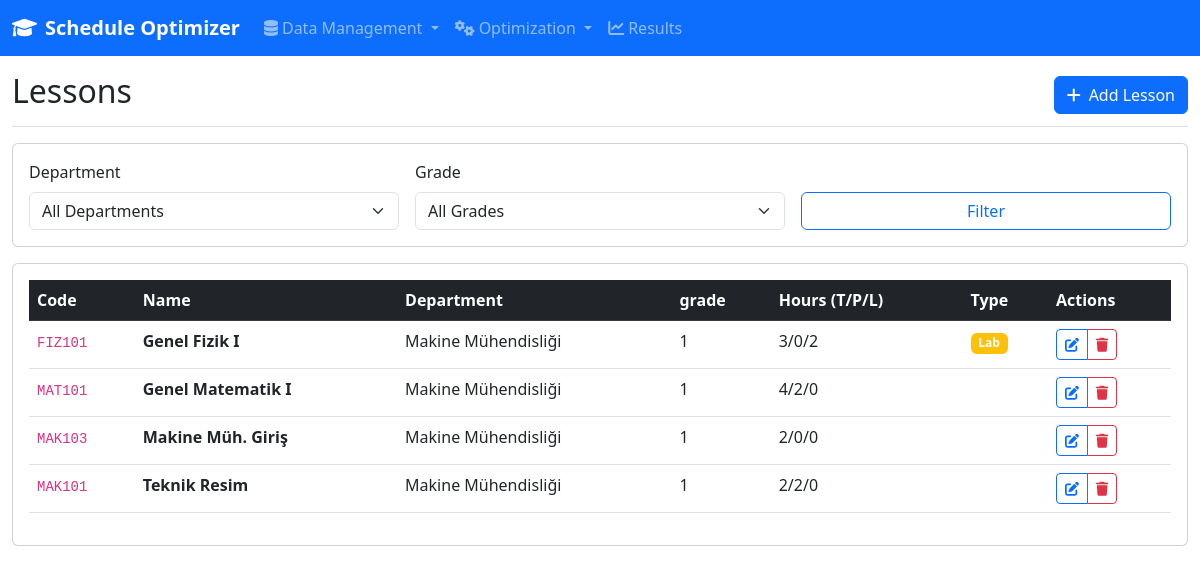
Page /data/lessons on the committed database.
### models/database.py (models this page shows, shortened)
class Lesson(db.Model):
    __tablename__ = 'lessons'
    id = db.Column(db.Integer, primary_key=True)
    name = db.Column(db.String(200), nullable=False)
    code = db.Column(db.String(50), nullable=False)
    department_id = db.Column(db.Integer, db.ForeignKey('departments.id'), nullable=False)
    grade = db.Column(db.Integer, nullable=False)
    semester = db.Column(db.Integer, nullable=False, default=1)  # 1=Güz, 2=Bahar
    theory_hours = db.Column(db.Integer, nullable=False, default=0)
    practice_hours = db.Column(db.Integer, nullable=False, default=0)
    lab_hours = db.Column(db.Integer, nullable=False, default=0)
    akts = db.Column(db.Integer, nullable=False, default=0)  # AKTS kredisi
    local_credit = db.Column(db.Float, nullable=False, default=0)  # Yerel kredi
    student_capacity = db.Column(db.Integer, nullable=False, default=40)
    min_capacity = db.Column(db.Integer, nullable=False, default=5)  # Minimum açılacak öğrenci sayısı
    is_online = db.Column(db.Boolean, nullable=False, default=False)
    requires_lab = db.Column(db.Boolean, nullable=False, default=False)
    requires_computer = db.Column(db.Boolean, nullable=False, default=False)
    requires_projector = db.Column(db.Boolean, nullable=False, default=True)
    is_elective = db.Column(db.Boolean, nullable=False, default=False)  # Seçmeli ders mi?
    prerequisite_ids = db.Column(JSON, nullable=True)  # Önkoşul ders ID'leri
    language = db.Column(db.String(20), nullable=False, default='Turkish')  # Ders dili
    difficulty = db.Column(db.Integer, nullable=False, default=3) # 1-5 (Kolay-Zor)
    exam_type = db.Column(db.String(50), nullable=True)  # Final, Vize+Final, Proje vb.
    is_active = db.Column(db.Boolean, nullable=False, default=True)
    created_at = db.Column(db.DateTime, default=datetime.utcnow)
    updated_at = db.Column(db.DateTime, default=datetime.utcnow, onupdate=datetime.utcnow)

class Department(db.Model):
    __tablename__ = 'departments'
    id = db.Column(db.Integer, primary_key=True)
    name = db.Column(db.String(200), nullable=False, unique=True)
    code = db.Column(db.String(10), nullable=False, unique=True)  # Bölüm kodu (CS, EE, etc.)
    num_grades = db.Column(db.Integer, nullable=False)
    head_of_department = db.Column(db.String(200), nullable=True)  # Bölüm başkanı
    building = db.Column(db.String(100), nullable=True)  # Ana bina
    floor = db.Column(db.Integer, nullable=True)  # Ana kat
    phone = db.Column(db.String(20), nullable=True)
    email = db.Column(db.String(200), nullable=True)
    is_active = db.Column(db.Boolean, default=True)
    created_at = db.Column(db.DateTime, default=datetime.utcnow)
    updated_at = db.Column(db.DateTime, default=datetime.utcnow, onupdate=datetime.utcnow)
    lessons = db.relationship('Lesson', backref='department_ref', lazy=True, cascade='all, delete-orphan')
    instructors = db.relationship('Instructor', backref='department_ref', lazy=True, cascade='all, delete-orphan')

### routes/data_entry.py (the view)
@data_entry_bp.route('/lessons')
def lessons():
    dept_id = request.args.get('department_id', type=int)
    grade = request.args.get('grade', type=int)
    semester = request.args.get('semester', type=int)
    query = Lesson.query
    if dept_id:
        query = query.filter_by(department_id=dept_id)
    if grade:
        query = query.filter_by(grade=grade)
    if semester:
        query = query.filter_by(semester=semester)
    lessons = query.order_by(Lesson.department_id, Lesson.grade, Lesson.semester, Lesson.name).all()
    departments = Department.query.order_by(Department.name).all()
    return render_template('data_entry/lessons.html',
                         lessons=lessons,
                         departments=departments,
                         selected_dept=dept_id,
                         selected_grade=grade,
                         selected_semester=semester)

### templates/data_entry/lessons.html (shortened to what this page needs)
{% extends "base.html" %}
{% block content %}
<div class="col-12">
    <div class="d-flex justify-content-between flex-wrap flex-md-nowrap align-items-center pt-3 pb-2 mb-3 border-bottom">
        <h1 class="h2">Lessons</h1>
        <a href="{{ url_for('data_entry.create_lesson') }}" class="btn btn-primary">
            <i class="fas fa-plus me-2"></i>Add Lesson
        </a>
    </div>
    <div class="card mb-3">
        <div class="card-body">
            <form method="GET" class="row g-3">
                <div class="col-md-4">
                    <label for="department_id" class="form-label">Department</label>
                    <select class="form-select" name="department_id" id="department_id">
                        <option value="">All Departments</option>
                    </select>
                </div>
                <div class="col-md-4">
                    <label for="grade" class="form-label">Grade</label>
                    <select class="form-select" name="grade" id="grade">
                        <option value="">All Grades</option>
                    </select>
                </div>
                <div class="col-md-4">
                    <label class="form-label">&nbsp;</label>
                    <div class="d-grid">
                        <button type="submit" class="btn btn-outline-primary">Filter</button>
                    </div>
                </div>
            </form>
        </div>
    </div>
    <div class="card">
        <div class="card-body">
            {% if lessons %}
                <div class="table-responsive">
                    <table class="table table-hover">
                        <thead class="table-dark">
                            <tr>
                                <th>Code</th>
                                <th>Name</th>
                                <th>Department</th>
                                <th>grade</th>
                                <th>Hours (T/P/L)</th>
                                <th>Type</th>
                                <th>Actions</th>
                            </tr>
                        </thead>
                        <tbody>
                            {% for lesson in lessons %}
                            <tr>
                                <td><code>{{ lesson.code }}</code></td>
                                <td><strong>{{ lesson.name }}</strong></td>
                                <td>{{ lesson.department_ref.name }}</td>
                                <td>{{ lesson.grade }}</td>
                                <td>{{ lesson.theory_hours }}/{{ lesson.practice_hours }}/{{ lesson.lab_hours }}</td>
                                <td>
                                    {% if lesson.requires_lab %}
                                        <span class="badge bg-warning">Lab</span>
                                    {% endif %}
                                </td>
                                <td>
                                    <div class="btn-group btn-group-sm">
                                        <a href="{{ url_for('data_entry.edit_lesson', lesson_id=lesson.id) }}"
                                           class="btn btn-outline-primary">
                                            <i class="fas fa-edit"></i>
                                        </a>
                                        <button type="button" class="btn btn-outline-danger"
                                                onclick="confirmDelete('{{ lesson.name }}', '{{ url_for('data_entry.delete_lesson', lesson_id=lesson.id) }}')">
                                            <i class="fas fa-trash"></i>
                                        </button>
                                    </div>
                                </td>
                            </tr>
                            {% endfor %}
                        </tbody>
                    </table>
                </div>
            {% endif %}
        </div>
    </div>
</div>
{% endblock %}

### rows in the picture
Lesson: code "FIZ101", name "Genel Fizik I", department_ref.name "Makine Mühendisliği", grade "1", theory_hours "3", practice_hours "0", lab_hours "2", requires_lab "Lab"
Lesson: code "MAT101", name "Genel Matematik I", department_ref.name "Makine Mühendisliği", grade "1", theory_hours "4", practice_hours "2", lab_hours "0"
Lesson: code "MAK103", name "Makine Müh. Giriş", department_ref.name "Makine Mühendisliği", grade "1", theory_hours "2", practice_hours "0", lab_hours "0"
Lesson: code "MAK101", name "Teknik Resim", department_ref.name "Makine Mühendisliği", grade "1", theory_hours "2", practice_hours "2", lab_hours "0"
